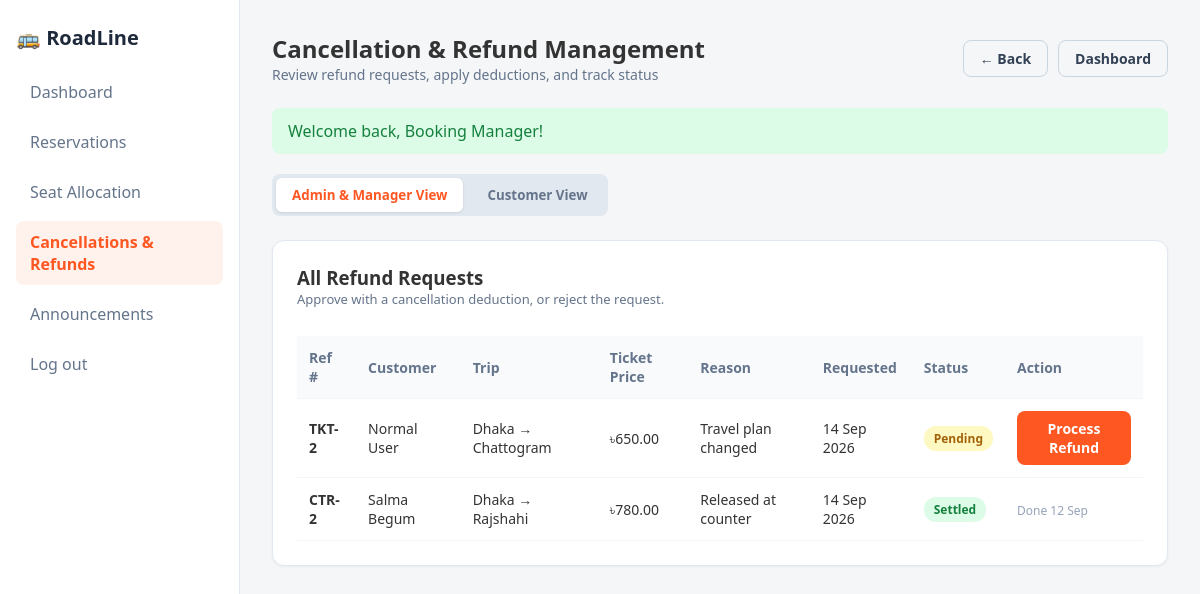
/controllers/ManagerControllerT.php?action=refunds (signed in), run on the app's committed database.
### tables this page shows
CREATE TABLE IF NOT EXISTS refunds (
	id            INT AUTO_INCREMENT PRIMARY KEY,
	booking_ref   VARCHAR(40) NOT NULL,
	cancel_reason VARCHAR(255) NOT NULL,
	ticket_amount DECIMAL(10,2) NOT NULL,
	deduction     DECIMAL(10,2) NOT NULL DEFAULT 0,
	refund_amount DECIMAL(10,2) NOT NULL,
	method        ENUM('Cash','bKash','Nagad','Card','Bank Transfer') NOT NULL DEFAULT 'bKash',
	status        ENUM('Pending','Approved','Rejected','Settled') NOT NULL DEFAULT 'Pending',
	requested_at  DATETIME NOT NULL DEFAULT CURRENT_TIMESTAMP,
	processed_by  INT DEFAULT NULL,
	processed_at  DATETIME DEFAULT NULL,
	KEY idx_booking_ref (booking_ref),
	FOREIGN KEY (processed_by) REFERENCES users(id) ON DELETE SET NULL
);

### db.php (called while the page is built, shortened)
<?php
class DBConnection {
	private $host = "localhost";
	private $username = "root";
	private $password = "";
	private $database = "bus_management";
	public function connect() {
		$conn = @new mysqli($this->host, $this->username, $this->password, $this->database);
		$conn->set_charset("utf8");
		return $conn;
	}
}

### models/PreviewT.php (called while the page is built, shortened)
<?php
require_once __DIR__ . '/../db.php';
class Preview {
	private static $checked = false;
	private static $conn    = null;
	public static function connect() {
		if (!self::$checked) {
			self::$checked = true;
			try {
				self::$conn = (new DBConnection())->connect();
			} catch (Throwable $e) {
				self::$conn = null;
			}
		}
		return self::$conn;
	}
}

### models/ManagerT.php (called while the page is built, shortened)
<?php
require_once __DIR__ . '/PreviewT.php';
class Manager {
	private $conn;
	public function __construct() {
		$this->conn = Preview::connect();
	}
	public function getRefunds($limit = 0) {
		$sql = "SELECT rf.id, rf.booking_ref, rf.cancel_reason, rf.ticket_amount, rf.deduction, rf.refund_amount,
				rf.method, rf.status, rf.requested_at, rf.processed_at,
				COALESCE(u.name, cb.customer_name) AS customer,
				COALESCE(r1.origin, r2.origin) AS origin,
				COALESCE(r1.destination, r2.destination) AS destination
			FROM refunds rf
			LEFT JOIN bookings bk ON rf.booking_ref = CONCAT('TKT-', bk.id)
			LEFT JOIN users u ON u.id = bk.user_id
			LEFT JOIN schedules s1 ON s1.id = bk.schedule_id
			LEFT JOIN routes r1 ON r1.id = s1.route_id
			LEFT JOIN counter_bookings cb ON rf.booking_ref = CONCAT('CTR-', cb.id)
			LEFT JOIN schedules s2 ON s2.id = cb.schedule_id
			LEFT JOIN routes r2 ON r2.id = s2.route_id
			ORDER BY rf.status IN ('Pending', 'Approved') DESC, rf.requested_at DESC, rf.id DESC";
		return $this->fetchAll($sql);
	}
	private function fetchAll($sql, $types = '', $params = []) {
		$stmt = $this->conn->prepare($sql);
		$stmt->execute();
		return $stmt->get_result()->fetch_all(MYSQLI_ASSOC);
	}
}

### views/bookingmgr/refund_list.php (the view, shortened to what this page needs)
<!DOCTYPE html>
<html lang="en">
<head>
</head>
<body>
    <div class="sidebar">
        <div class="brand">🚌 RoadLine</div>
        <ul class="nav-list">
            <li class="nav-item"><a href="../controllers/ManagerControllerT.php?action=dashboard">Dashboard</a></li>
            <li class="nav-item"><a href="../controllers/ManagerControllerT.php?action=dashboard#reservations">Reservations</a></li>
            <li class="nav-item"><a href="../controllers/ManagerControllerT.php?action=dashboard#seatmap-section">Seat Allocation</a></li>
            <li class="nav-item active"><a href="../controllers/ManagerControllerT.php?action=refunds">Cancellations & Refunds</a></li>
            <li class="nav-item"><a href="../controllers/AnnouncementControllerT.php?action=index">Announcements</a></li>
            <li class="nav-item"><a href="../controllers/AuthController.php?action=logout">Log out</a></li>
        </ul>
    </div>
    <div class="main-content">
        <div class="header-bar">
            <div>
                <h2>Cancellation & Refund Management</h2>
                <p style="color: #64748b; font-size: 14px;">Review refund requests, apply deductions, and track status</p>
            </div>
            <div style="display: flex; flex-wrap: wrap; gap: 10px;">
                <button type="button" class="btn btn-outline" onclick="goBack('../controllers/ManagerControllerT.php?action=dashboard')">← Back</button>
                <a href="../controllers/ManagerControllerT.php?action=dashboard" class="btn btn-outline">Dashboard</a>
            </div>
        </div>
        <?php if (!empty($_SESSION['flash_success'])): ?>
            <div class="alert alert-success"><?= htmlspecialchars($_SESSION['flash_success']); unset($_SESSION['flash_success']); ?></div>
        <?php endif; ?>
        <div class="view-toggle">
            <button type="button" class="toggle-btn active" id="admin-view-btn" onclick="switchView('admin')">Admin & Manager View</button>
            <button type="button" class="toggle-btn" id="customer-view-btn" onclick="switchView('customer')">Customer View</button>
        </div>
        <div id="admin-section" class="card">
            <h3>All Refund Requests</h3>
            <p style="color: #64748b; font-size: 13px; margin-bottom: 16px;">Approve with a cancellation deduction, or reject the request.</p>
            <?php if (!empty($refunds)): ?>
            <div class="table-wrap">
                <table>
                    <thead>
                        <tr>
                            <th>Ref #</th>
                            <th>Customer</th>
                            <th>Trip</th>
                            <th>Ticket Price</th>
                            <th>Reason</th>
                            <th>Requested</th>
                            <th>Status</th>
                            <th>Action</th>
                        </tr>
                    </thead>
                    <tbody>
                        <?php foreach ($refunds as $item): ?>
                        <tr>
                            <td><strong><?= htmlspecialchars($item['booking_ref']) ?></strong></td>
                            <td><?= htmlspecialchars($item['customer'] ?? '-') ?></td>
                            <td><?= htmlspecialchars(($item['origin'] ?? '-') . ' → ' . ($item['destination'] ?? '-')) ?></td>
                            <td>৳<?= number_format((float) $item['ticket_amount'], 2) ?></td>
                            <td><?= htmlspecialchars($item['cancel_reason']) ?></td>
                            <td><?= date('d M Y', strtotime($item['requested_at'])) ?></td>
                            <td><span class="badge <?= managerBadge($item['status']) ?>"><?= htmlspecialchars($item['status']) ?></span></td>
                            <td>
                                <?php if (in_array($item['status'], ['Pending', 'Approved'], true)): ?>
                                    <button type="button" class="btn btn-orange"
                                        data-id="<?= (int) $item['id'] ?>"
                                        data-ref="<?= htmlspecialchars($item['booking_ref']) ?>"
                                        data-customer="<?= htmlspecialchars($item['customer'] ?? '-') ?>"
                                        data-amount="<?= htmlspecialchars(number_format((float) $item['ticket_amount'], 2, '.', '')) ?>"
                                        data-percent="<?= (float) $item['ticket_amount'] > 0 ? round(($item['deduction'] ?? 0) / $item['ticket_amount'] * 100, 2) : 0 ?>"
                                        data-method="<?= htmlspecialchars($item['method'] ?? 'bKash') ?>"
                                        onclick="openProcessModal(this)">Process Refund</button>
                                <?php else: ?>
                                    <span class="muted"><?= !empty($item['processed_at']) ? 'Done ' . date('d M', strtotime($item['processed_at'])) : 'Done' ?></span>
                                <?php endif; ?>
                            </td>
                        </tr>
                        <?php endforeach; ?>
                    </tbody>
                </table>
            </div>
            <?php else: ?>
                <p class="empty">No refund requests yet.</p>
            <?php endif; ?>
        </div>
    </div>
</body>
</html>

### views/bookingmgr/refund_list.php (style rules this page uses)
* { box-sizing: border-box; font-family: 'Segoe UI', Tahoma, Geneva, Verdana, sans-serif; margin: 0; padding: 0; }
body { background-color: #f4f6f8; color: #333; display: flex; min-height: 100vh; }
.sidebar { width: 240px; flex-shrink: 0; background: #fff; border-right: 1px solid #e2e8f0; padding: 24px 16px; display: flex; flex-direction: column; gap: 20px; }
.brand { font-size: 20px; font-weight: bold; color: #1e293b; display: flex; align-items: center; gap: 8px; }
.nav-list { list-style: none; display: flex; flex-direction: column; gap: 8px; }
.nav-item a { text-decoration: none; color: #64748b; padding: 10px 14px; display: block; border-radius: 8px; font-weight: 500; }
.nav-item.active a, .nav-item a:hover { background-color: #fff1ec; color: #ff5722; font-weight: bold; }
.main-content { flex: 1; min-width: 0; padding: 32px; overflow-y: auto; }
.header-bar { display: flex; justify-content: space-between; align-items: center; gap: 12px; flex-wrap: wrap; margin-bottom: 24px; }
.view-toggle { display: flex; gap: 8px; background: #e2e8f0; padding: 4px; border-radius: 8px; width: fit-content; margin-bottom: 24px; }
.toggle-btn { padding: 8px 16px; border: none; background: transparent; border-radius: 6px; cursor: pointer; font-weight: 600; color: #64748b; }
.toggle-btn.active { background: white; color: #ff5722; box-shadow: 0 1px 3px rgba(0,0,0,0.1); }
.card { background: white; border: 1px solid #e2e8f0; border-radius: 12px; padding: 24px; box-shadow: 0 1px 3px rgba(0,0,0,0.05); margin-bottom: 24px; }
.table-wrap { overflow-x: auto; }
table { width: 100%; border-collapse: collapse; text-align: left; font-size: 14px; margin-top: 12px; }
th, td { padding: 12px; border-bottom: 1px solid #f1f5f9; }
th { color: #64748b; font-weight: 600; background: #f8fafc; }
.muted { color: #94a3b8; font-size: 12px; }
.badge { padding: 4px 10px; border-radius: 12px; font-size: 12px; font-weight: bold; display: inline-block; }
.badge-green { background: #dcfce7; color: #15803d; }
.badge-yellow { background: #fef9c3; color: #a16207; }
.btn { padding: 8px 16px; border-radius: 8px; font-weight: bold; border: none; cursor: pointer; transition: 0.2s; text-decoration: none; display: inline-block; font-size: 14px; }
.btn-orange { background: #ff5722; color: white; }
.btn-outline { background: transparent; border: 1px solid #cbd5e1; color: #334155; }
.alert { padding: 12px 16px; border-radius: 8px; margin-bottom: 20px; font-weight: 500; }
.alert-success { background: #dcfce7; color: #15803d; }

### data on the page
refunds: booking_ref "TKT-2", customer "Normal User", destination "Dhaka → Chattogram", ticket_amount "650.00", cancel_reason "Travel plan changed", requested_at "14 Sep 2026", status "Pending"
refunds: booking_ref "CTR-2", customer "Salma Begum", destination "Dhaka → Rajshahi", ticket_amount "780.00", cancel_reason "Released at counter", requested_at "14 Sep 2026", status "Settled", processed_at "12 Sep"

### other printed values
$_SESSION['flash_success'] "Welcome back, Booking Manager!"
